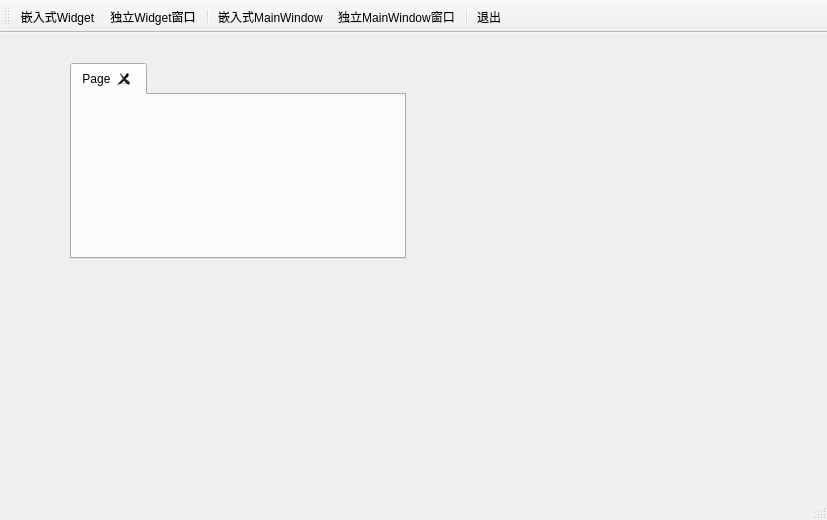
<?xml version="1.0" encoding="UTF-8"?>
<ui version="4.0">
 <class>MainWindow</class>
 <widget class="QMainWindow" name="MainWindow">
  <property name="geometry">
   <rect>
    <x>0</x>
    <y>0</y>
    <width>827</width>
    <height>520</height>
   </rect>
  </property>
  <property name="windowTitle">
   <string>Demo6_3  多窗口应用程序</string>
  </property>
  <widget class="QWidget" name="centralWidget">
   <widget class="QTabWidget" name="tabWidget">
    <property name="geometry">
     <rect>
      <x>70</x>
      <y>30</y>
      <width>336</width>
      <height>196</height>
     </rect>
    </property>
    <property name="currentIndex">
     <number>0</number>
    </property>
    <property name="tabsClosable">
     <bool>true</bool>
    </property>
    <widget class="QWidget" name="tab">
     <attribute name="title">
      <string>Page</string>
     </attribute>
    </widget>
   </widget>
  </widget>
  <widget class="QMenuBar" name="menuBar">
   <property name="geometry">
    <rect>
     <x>0</x>
     <y>0</y>
     <width>827</width>
     <height>23</height>
    </rect>
   </property>
  </widget>
  <widget class="QToolBar" name="mainToolBar">
   <property name="autoFillBackground">
    <bool>false</bool>
   </property>
   <property name="toolButtonStyle">
    <enum>Qt::ToolButtonTextUnderIcon</enum>
   </property>
   <attribute name="toolBarArea">
    <enum>TopToolBarArea</enum>
   </attribute>
   <attribute name="toolBarBreak">
    <bool>false</bool>
   </attribute>
   <addaction name="actWidgetInsite"/>
   <addaction name="actWidget"/>
   <addaction name="separator"/>
   <addaction name="actWindowInsite"/>
   <addaction name="actWindow"/>
   <addaction name="separator"/>
   <addaction name="actQuit"/>
  </widget>
  <widget class="QStatusBar" name="statusBar"/>
  <action name="actWindowInsite">
   <property name="icon">
    <iconset resource="res.qrc">
     <normaloff>:/icons/images/808.bmp</normaloff>:/icons/images/808.bmp</iconset>
   </property>
   <property name="text">
    <string>嵌入式MainWindow</string>
   </property>
   <property name="toolTip">
    <string>嵌入式MainWindow</string>
   </property>
  </action>
  <action name="actWidgetInsite">
   <property name="icon">
    <iconset resource="res.qrc">
     <normaloff>:/icons/images/430.bmp</normaloff>:/icons/images/430.bmp</iconset>
   </property>
   <property name="text">
    <string>嵌入式Widget</string>
   </property>
   <property name="toolTip">
    <string>Widget嵌入式窗体</string>
   </property>
  </action>
  <action name="actQuit">
   <property name="icon">
    <iconset resource="res.qrc">
     <normaloff>:/icons/images/132.bmp</normaloff>:/icons/images/132.bmp</iconset>
   </property>
   <property name="text">
    <string>退出</string>
   </property>
   <property name="toolTip">
    <string>退出本系统</string>
   </property>
  </action>
  <action name="actWindow">
   <property name="icon">
    <iconset resource="res.qrc">
     <normaloff>:/icons/images/804.bmp</normaloff>:/icons/images/804.bmp</iconset>
   </property>
   <property name="text">
    <string>独立MainWindow窗口</string>
   </property>
   <property name="toolTip">
    <string>独立MainWindow窗口</string>
   </property>
  </action>
  <action name="actWidget">
   <property name="icon">
    <iconset resource="res.qrc">
     <normaloff>:/icons/images/806.bmp</normaloff>:/icons/images/806.bmp</iconset>
   </property>
   <property name="text">
    <string>独立Widget窗口</string>
   </property>
   <property name="toolTip">
    <string>新建Widget独立窗口</string>
   </property>
  </action>
 </widget>
 <layoutdefault spacing="6" margin="11"/>
 <resources>
  <include location="res.qrc"/>
 </resources>
 <connections>
  <connection>
   <sender>actQuit</sender>
   <signal>triggered()</signal>
   <receiver>MainWindow</receiver>
   <slot>close()</slot>
   <hints>
    <hint type="sourcelabel">
     <x>-1</x>
     <y>-1</y>
    </hint>
    <hint type="destinationlabel">
     <x>373</x>
     <y>235</y>
    </hint>
   </hints>
  </connection>
 </connections>
</ui>
